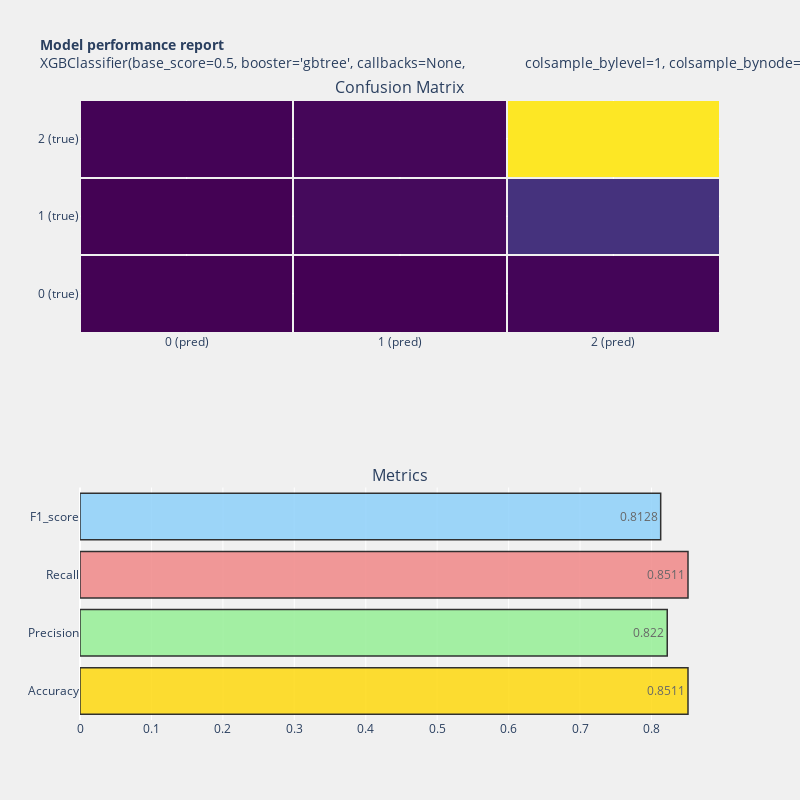

Notebook code cell kept with this figure:
### Code cell
model_performance(xgb,y_test,y_pred)

### Figure 1 — Plotly figure (JSON) as saved in the notebook; plotly's stock layout.template omitted (floating-point values rounded to 4 significant figures)
{"data": [{"colorscale": [[0, "#440154"], [0.1111, "#482878"], [0.2222, "#3e4989"], [0.3333, "#31688e"], [0.4444, "#26828e"], [0.5556, "#1f9e89"], [0.6667, "#35b779"], [0.7778, "#6ece58"], [0.8889, "#b5de2b"], [1, "#fde725"]], "showscale": false, "type": "heatmap", "x": ["0 (pred)", "1 (pred)", "2 (pred)"], "xaxis": "x", "xgap": 2, "y": ["0 (true)", "1 (true)", "2 (true)"], "yaxis": "y", "ygap": 2, "z": [[3, 0, 25], [3, 50, 294], [14, 31, 2044]]}, {"marker": {"color": ["gold", "lightgreen", "lightcoral", "lightskyblue"], "line": {"color": "#000000", "width": 1.5}}, "opacity": 0.8, "orientation": "h", "text": [0.8511, 0.822, 0.8511, 0.8128], "textposition": "auto", "type": "bar", "x": [0.8511, 0.822, 0.8511, 0.8128], "xaxis": "x2", "y": ["Accuracy", "Precision", "Recall", "F1_score"], "yaxis": "y2"}], "layout": {"annotations": [{"font": {"size": 16}, "showarrow": false, "text": "Confusion Matrix", "x": 0.5, "xanchor": "center", "xref": "paper", "y": 1, "yanchor": "bottom", "yref": "paper"}, {"font": {"size": 16}, "showarrow": false, "text": "Metrics", "x": 0.5, "xanchor": "center", "xref": "paper", "y": 0.375, "yanchor": "bottom", "yref": "paper"}], "autosize": true, "height": 800, "paper_bgcolor": "rgba(240,240,240, 0.95)", "plot_bgcolor": "rgba(240,240,240, 0.95)", "showlegend": false, "title": {"font": {"size": 14}, "text": "<b>Model performance report</b><br>XGBClassifier(base_score=0.5, booster='gbtree', callbacks=None,\n              colsample_bylevel=1, colsample_bynode=1,\n              colsample_bytree=0.9740496503666823, early_stopping_rounds=None,\n              enable_categorical=False, eta=0.428635799138306, eval_metric=None,\n              gamma=0.5222655355586331, gpu_id=-1, grow_policy='depthwise',\n              importance_type=None, interaction_constraints='',\n              learning_rate=0.428635806, max_bin=256, max_cat_to_onehot=4,\n              max_delta_step=0, max_depth=15, max_leaves=0, min_child_weight=1,\n              missing=nan, monotone_constraints='()', n_estimators=100,\n              n_jobs=0, num_parallel_tree=1, objective='multi:softprob',\n              predictor='auto', random_state=0, ...)"}, "width": 800, "xaxis": {"anchor": "y", "domain": [0, 1]}, "xaxis2": {"anchor": "y2", "domain": [0, 1]}, "yaxis": {"anchor": "x", "domain": [0.625, 1]}, "yaxis2": {"anchor": "x2", "domain": [0, 0.375]}}}
